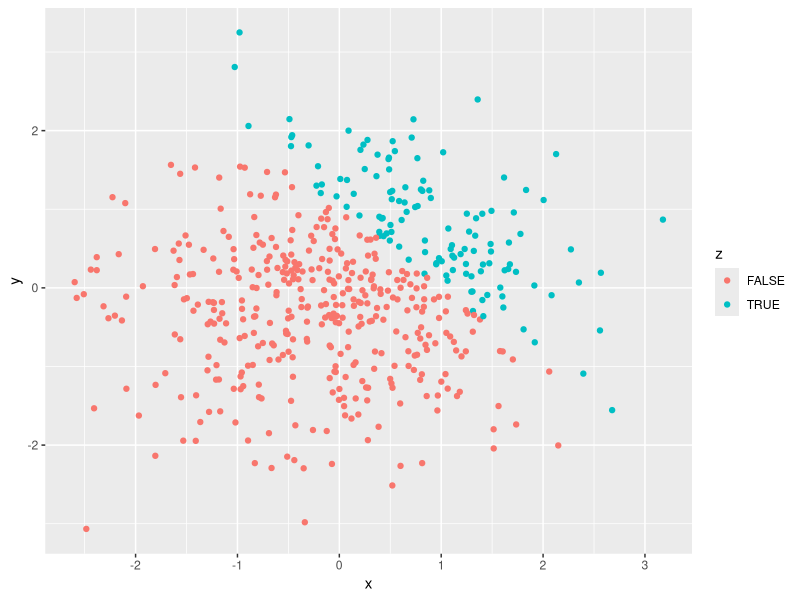
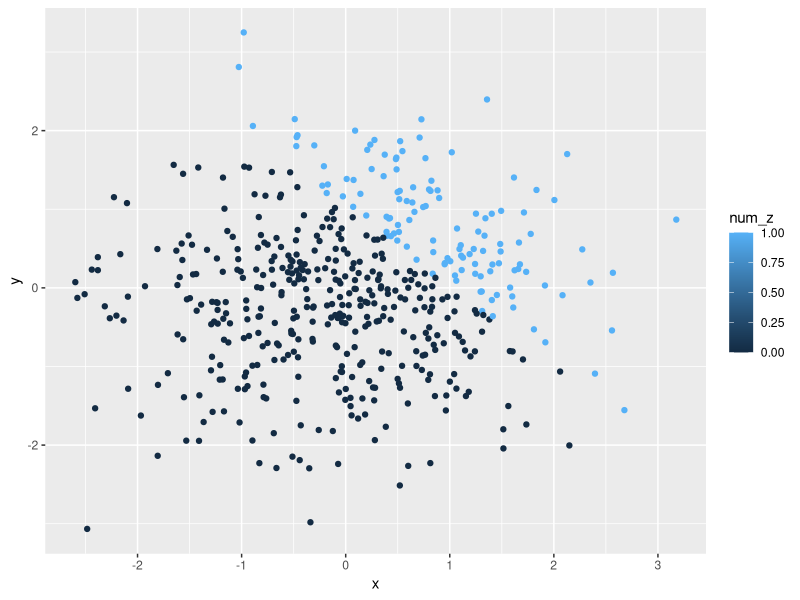
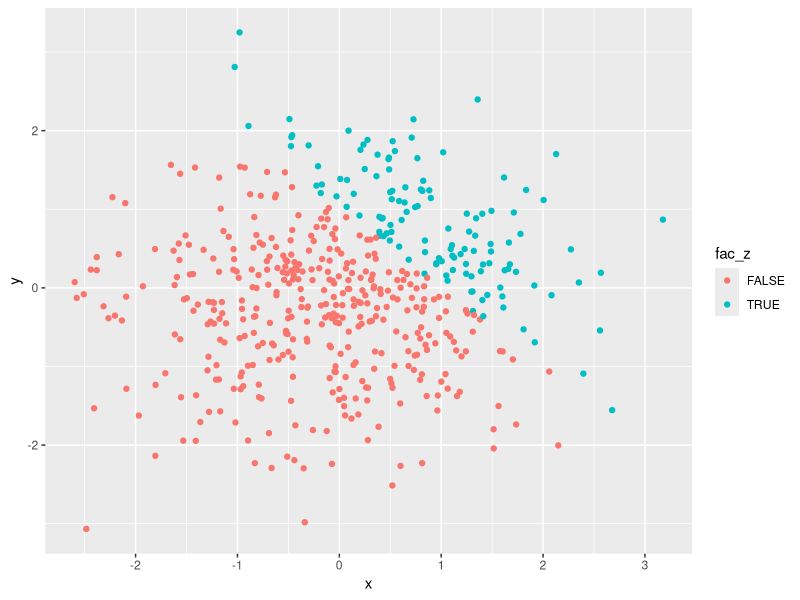

Write R code to recreate these figures, in order.
## ---- chunk 1
library(tidyverse)
df1 <- tibble(
    a = rnorm(8),
    b = a > 0,
    c = letters[1:8],
    d = factor(c("a","a","a","b","b","b","c","c"), levels = c("a","b","c"))
)
mean(df1$a)
mean(df1$b)
mean(df1$c)
mean(df1$d)
## ---- chunk 2
df2 <- tibble(
    x = rnorm(500),
    y = rnorm(500),
    z = (x+y) > 1,
    num_z = as.numeric(z),
    fac_z = as.factor(z)
)
## ---- chunk 3
ggplot(df2, aes(x, y, color = z)) + geom_point()
ggplot(df2, aes(x, y, color = num_z)) + geom_point()
ggplot(df2, aes(x, y, color = fac_z)) + geom_point()


